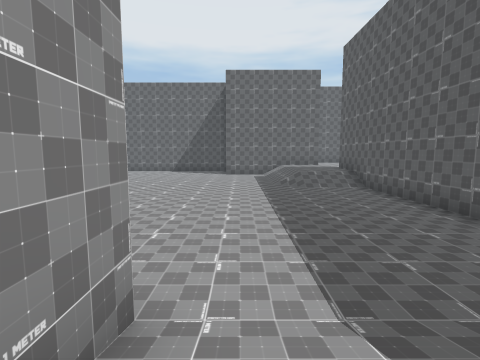
[1] (above)

22 first-person views from a walk through a 3-D level made in the Unity game engine. The camera is 1.5 m above the floor, tilts 6° down and sees 85° across. The floor is counted in squares, 2 m on a side. Each view is taken from the middle of a square. On the plan, view 1 faces up. The plan holds only what a view shows up to about 9 squares ahead; the rest is blank. The place goes on beyond the plan. The player is left out. Some animated figures are left out.

[2]
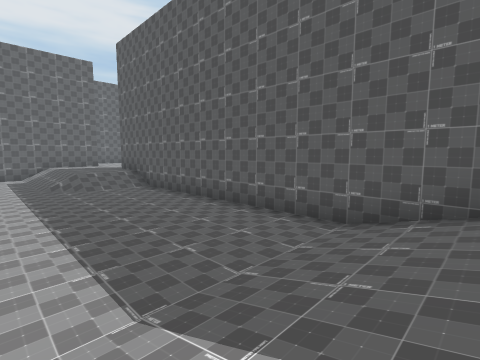

[3]
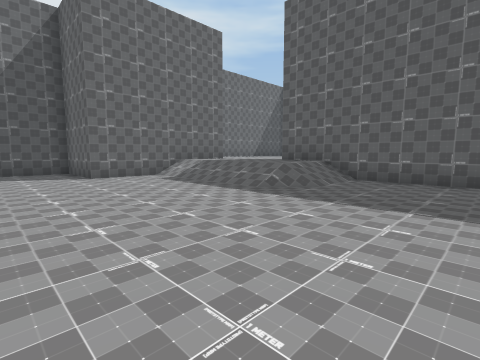

[4]
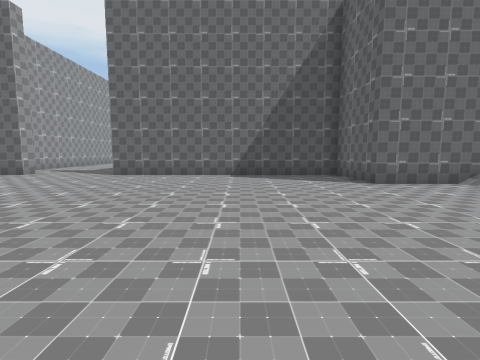

[5]
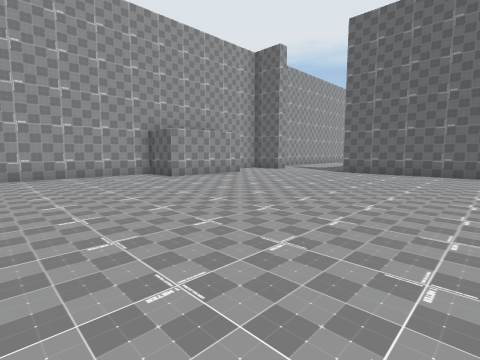

[6]
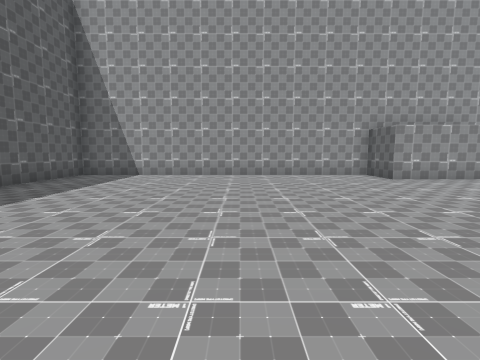

[7]
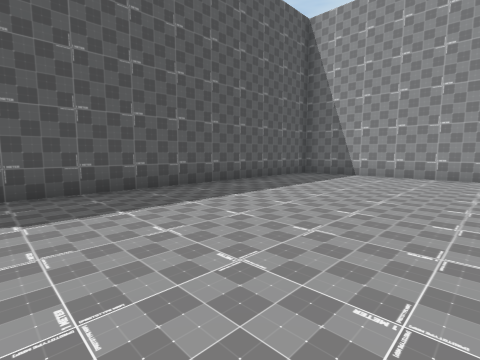

[8]
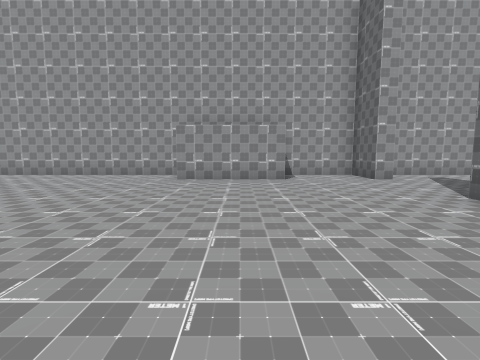

[9]
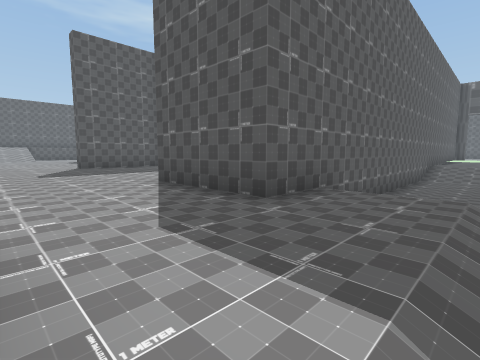

[10]
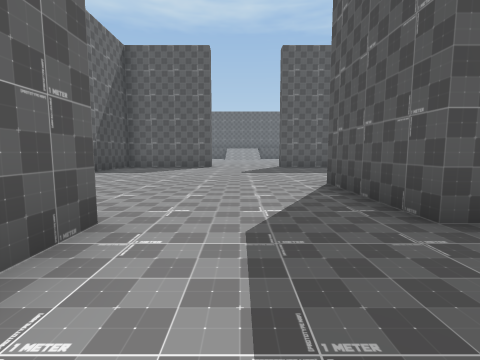

[11]
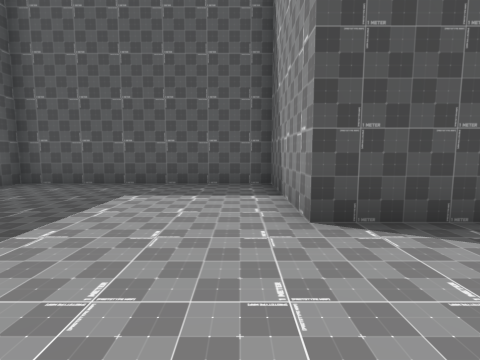

[12]
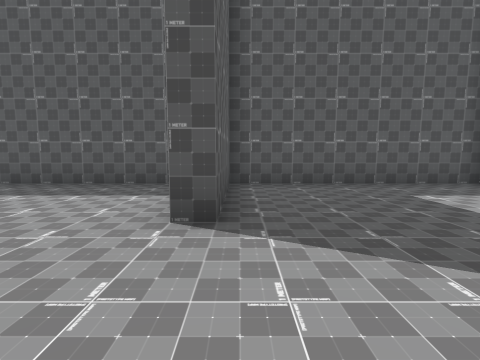

[13]
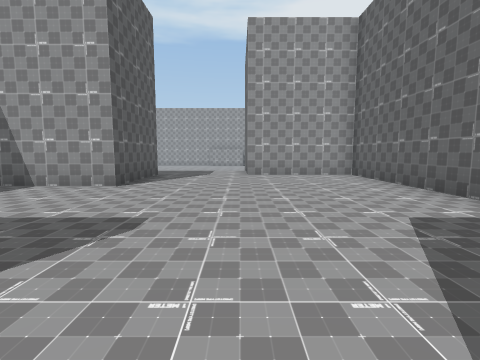

[14]
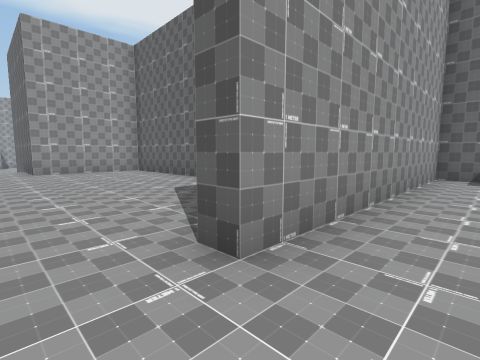

[15]
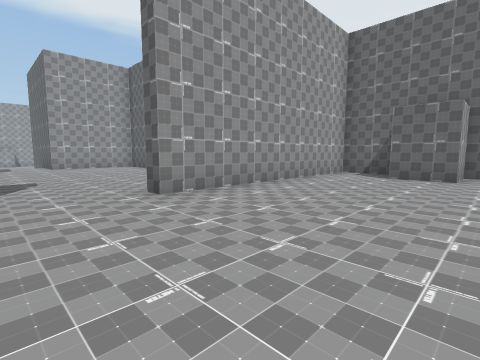

[16]
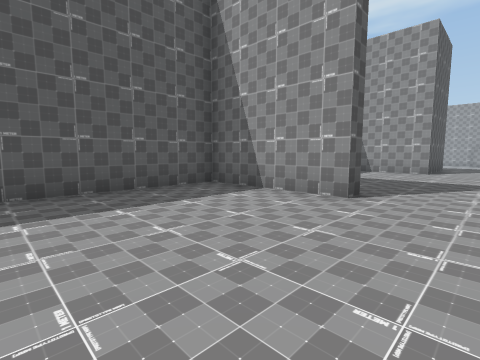

[17]
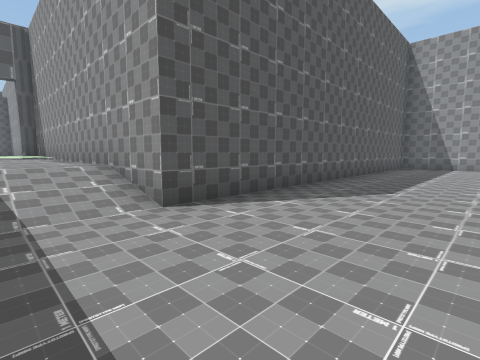

[18]
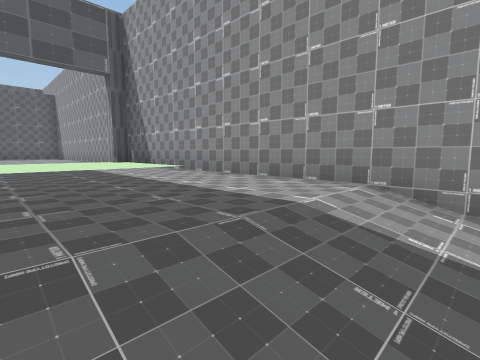

[19]
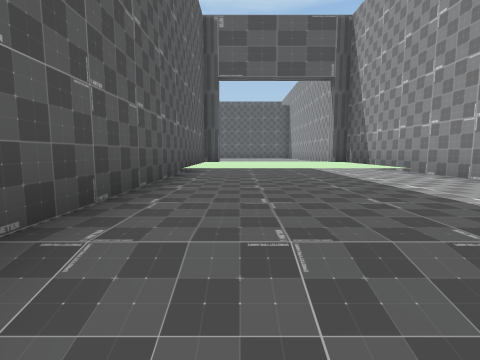

[20]
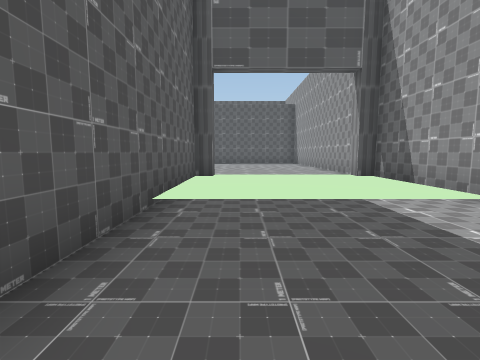

[21]
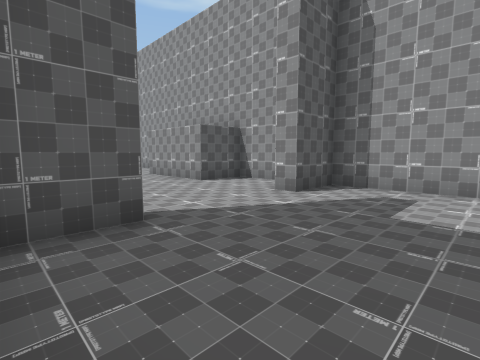

[22]
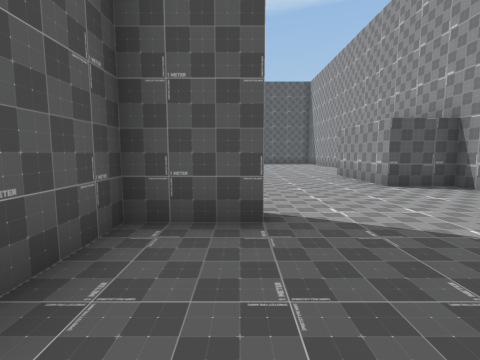

### Floor plan
Key: @ floor where view 1 was taken; # wall or solid block; . main floor; : floor 1 m higher than the main floor; / step, stairs or slope.
Columns run from 13 left of view 1 to 18 right of it. Each row starts with its distance up from view 1.
 20 #......                   #:::::
 19 #......#                  #:::::
 18 #......#         ##########:::::
 17 ##...#########   #::::::: #:::::
 16 #............#   #::::::: #:::::
 15 #............#####::::::::#:::::
 14 ##............./::::::::::::::::
 13  #............./::::::::::::::::
 12 ##............./::::::::::::::::
 11 #............../::###:::::#:::::
 10 #............../::# #:::::#:::::
  9 #..............///# #:::::#:::::
  8 #.................# #:::::#:::::
  7 #.................# ############
  6 #.................#
  5 #.................#
  4 #.................#
  3 #.................#
  2 #.................#
  1 #############/////#
  0             #@////#
 -1             #:::::#
 -2             #:::::#
 -3             #:::::#
 -4             #:::::#
 -5             #:::::#
 -6             #:::::#
 -7             #:::::#
 -8             #::::##
 -9             #/
-10             #

Where each view was taken, in squares from view 1:
view 1: 0 up, 0 right, facing up
view 2: 0 up, 0 right, facing up-right
view 3: 6 up, 3 left, facing up-right
view 4: 8 up, 4 left, facing up
view 5: 7 up, 4 left, facing up-left
view 6: 7 up, 4 left, facing left
view 7: 7 up, 4 left, facing down-left
view 8: 13 up, 4 left, facing left
view 9: 14 up, 2 right, facing down-right
view 10: 13 up, 2 right, facing right
view 11: 14 up, 8 right, facing down
view 12: 14 up, 13 right, facing down
view 13: 14 up, 13 right, facing left
view 14: 13 up, 15 right, facing up-left
view 15: 12 up, 18 right, facing up-left
view 16: 13 up, 18 right, facing down-left
view 17: 5 up, 1 right, facing down-left
view 18: 1 up, 3 right, facing down-left
view 19: 1 up, 3 right, facing down
view 20: 1 down, 3 right, facing down
view 21: 20 up, 7 left, facing down-left
view 22: 20 up, 8 left, facing down
